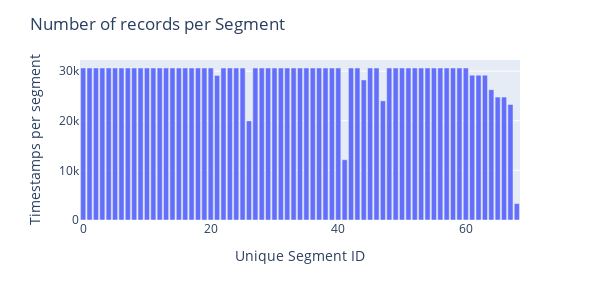

Notebook cell for this chart:
### Code cell
count_by_segment = df_train.groupby('prediction_unit_id').count()
fig = px.bar(x=count_by_segment.index,y=count_by_segment['county'])
timestamps_per_segment = len(df_train[df_train['prediction_unit_id'] == 0])
print('Number of hourly records: ', timestamps_per_segment, 'Some segments have fewer as they were launched later')
segment_count = len(count_by_segment)
print(f'Number of unique segments: {segment_count}')
fig.update_layout(width=600, height=300, title = 'Number of records per Segment')
fig.update_xaxes(title_text='Unique Segment ID')
fig.update_yaxes(title_text='Timestamps per segment')

### Figure 1 — Plotly figure (JSON) as saved in the notebook; plotly's stock layout.template omitted (floating-point values rounded to 4 significant figures)
{"data": [{"alignmentgroup": "True", "hovertemplate": "x=%{x}<br>y=%{y}<extra></extra>", "legendgroup": "", "marker": {"color": "#636efa", "pattern": {"shape": ""}}, "name": "", "offsetgroup": "", "orientation": "v", "showlegend": false, "textposition": "auto", "type": "bar", "x": [0, 1, 2, 3, 4, 5, 6, 7, 8, 9, 10, 11, 12, 13, 14, 15, 16, 17, 18, 19, 20, 21, 22, 23, 24, 25, 26, 27, 28, 29, 30, 31, 32, 33, 34, 35, 36, 37, 38, 39, 40, 41, 42, 43, 44, 45, 46, 47, 48, 49, 50, 51, 52, 53, 54, 55, 56, 57, 58, 59, 60, 61, 62, 63, 64, 65, 66, 67, 68], "xaxis": "x", "y": [30624, 30624, 30624, 30624, 30624, 30624, 30624, 30624, 30624, 30624, 30624, 30624, 30624, 30624, 30624, 30624, 30624, 30624, 30624, 30624, 30624, 29136, 30624, 30624, 30624, 30624, 19968, 30624, 30624, 30624, 30624, 30624, 30624, 30624, 30624, 30624, 30624, 30624, 30624, 30624, 30624, 12144, 30624, 30624, 28224, 30624, 30624, 24000, 30624, 30624, 30624, 30624, 30624, 30624, 30624, 30624, 30624, 30624, 30624, 30624, 30624, 29184, 29184, 29184, 26256, 24768, 24768, 23280, 3312], "yaxis": "y"}], "layout": {"barmode": "relative", "height": 300, "legend": {"tracegroupgap": 0}, "margin": {"t": 60}, "title": {"text": "Number of records per Segment"}, "width": 600, "xaxis": {"anchor": "y", "domain": [0, 1], "title": {"text": "Unique Segment ID"}}, "yaxis": {"anchor": "x", "domain": [0, 1], "title": {"text": "Timestamps per segment"}}}}
